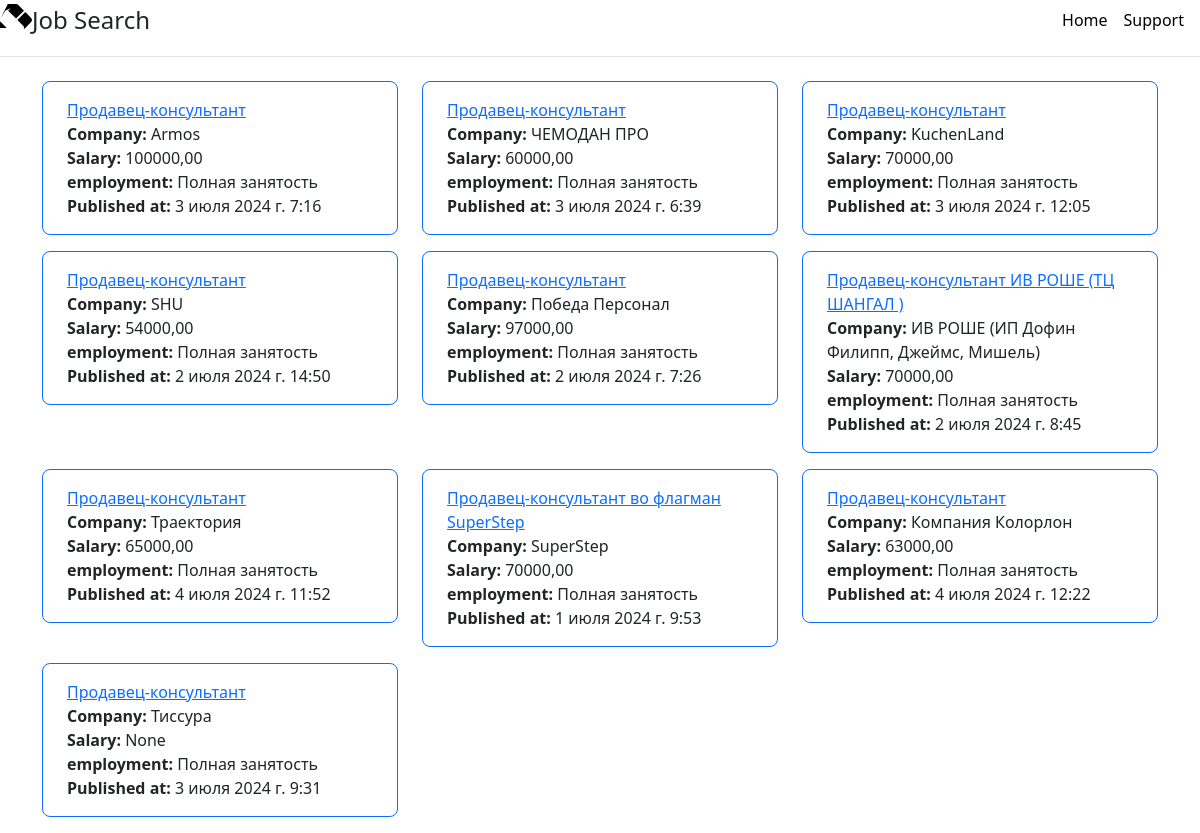
/vacancies/, run on an earlier commit of the app's database.
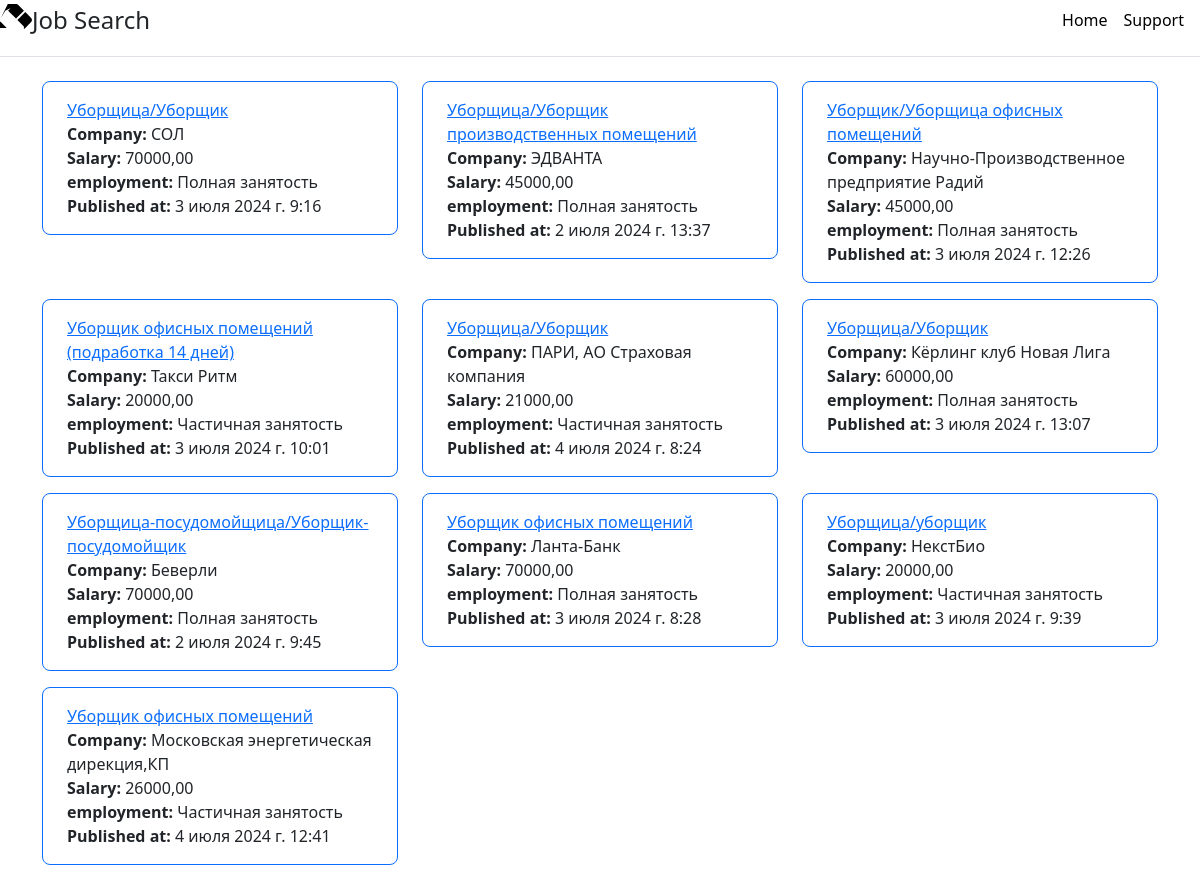
And on a later commit of the database.
### hhapp/models.py (models this page shows, shortened)
class Vacancy(models.Model):
    hh_id = models.CharField(max_length=100, unique=True)  # ID вакансии на hh.ru
    name = models.CharField(max_length=255)  # Название вакансии
    company = models.CharField(max_length=255)  # Название компании
    salary = models.DecimalField(max_digits=10, decimal_places=2, default=1.00 ,null=True) #зп
    area =  models.IntegerField(default=1,null=True) #индекс региона
    employment = models.CharField(max_length=255,null=True) #трудозанятость
    url = models.URLField()  # URL вакансии
    published_at = models.DateTimeField()  # Дата публикации
    class Meta:
        verbose_name = "Vacancy"
        verbose_name_plural = "Vacancs"

### hhapp/views.py (the view)
# urls.py: path('vacancies/', views.vacancy_list, name='vacancy_list'),
def vacancy_list(request):
    keyword = request.GET.get('keyword', '')
    area = request.GET.get('area', 1)  # Получаем ключевое слово из GET-параметра
    if keyword:
        fetch_and_save_vacancies(keyword=keyword,
                                 area=area)  # Получаем и сохраняем вакансии, если ключевое слово задано
    vacancies = Vacancy.objects.order_by('-id')[:10]
    return render(request, 'hhapp/vacancy_list.html', { 'vacancies' : vacancies,})

### hhapp/templates/hhapp/vacancy_list.html (shortened to what this page needs)
<!DOCTYPE html>
<html lang="en">
<head>
    <link rel="stylesheet" href="https://cdn.jsdelivr.net/npm/bootstrap@5.3.2/dist/css/bootstrap.min.css">
</head>
<body>
    <header>
        <div class="d-flex flex-column flex-md-row align-items-center pb-3 mb-4 border-bottom">
            <a href="/" class="d-flex align-items-center link-body-emphasis text-decoration-none">
            </a>
            <span class="d-flex fs-4 display: flex justify-content: centerr"> Job Search</span>
            <nav class="d-inline-flex mt-2 mt-md-0 ms-md-auto">
                <a class="me-3 py-2 link-body-emphasis text-decoration-none" href="/">Home</a>
                <a class="me-3 py-2 link-body-emphasis text-decoration-none" href="">Support</a>
            </nav>
        </div>
    </header>
    <div class="container">
        <div class="row">
            {% for vacancy in vacancies %}
                <div class="col-md-4 mb-3">
                    <div class="list-group-item rounded-3 py-3 border border-primary px-4">
                        <a href="{{ vacancy.url }}" target="_blank">{{ vacancy.name }}</a><br>
                        <strong>Company:</strong> {{ vacancy.company }}<br>
                        <strong>Salary:</strong> {{ vacancy.salary }} <br>
                        <strong>employment:</strong> {{ vacancy.employment }}<br>
                        <strong>Published at:</strong> {{ vacancy.published_at }}<br>
                    </div>
                </div>
            {% endfor %}
        </div>
    </div>
</body>
</html>

What changed in the data, as far as the page shows it:
removed Vacancy: name "Продавец-консультант", company "Armos", salary "100000,00", employment "Полная занятость", published_at "3 июля 2024 г. 7:16"
removed Vacancy: name "Продавец-консультант", company "ЧЕМОДАН ПРО", salary "60000,00", employment "Полная занятость", published_at "3 июля 2024 г. 6:39"
removed Vacancy: name "Продавец-консультант", company "KuchenLand", salary "70000,00", employment "Полная занятость", published_at "3 июля 2024 г. 12:05"
removed Vacancy: name "Продавец-консультант", company "SHU", salary "54000,00", employment "Полная занятость", published_at "2 июля 2024 г. 14:50"
removed Vacancy: name "Продавец-консультант", company "Победа Персонал", salary "97000,00", employment "Полная занятость", published_at "2 июля 2024 г. 7:26"
removed Vacancy: name "Продавец-консультант ИВ РОШЕ (ТЦ ШАНГАЛ )", company "ИВ РОШЕ (ИП Дофин Филипп, Джеймс, Мишель)", salary "70000,00", employment "Полная занятость", published_at "2 июля 2024 г. 8:45"
removed Vacancy: name "Продавец-консультант", company "Траектория", salary "65000,00", employment "Полная занятость", published_at "4 июля 2024 г. 11:52"
removed Vacancy: name "Продавец-консультант во флагман SuperStep", company "SuperStep", salary "70000,00", employment "Полная занятость", published_at "1 июля 2024 г. 9:53"
removed Vacancy: name "Продавец-консультант", company "Компания Колорлон", salary "63000,00", employment "Полная занятость", published_at "4 июля 2024 г. 12:22"
removed Vacancy: name "Продавец-консультант", company "Тиссура", salary "None", employment "Полная занятость", published_at "3 июля 2024 г. 9:31"
added Vacancy: name "Уборщица/Уборщик", company "СОЛ", salary "70000,00", employment "Полная занятость", published_at "3 июля 2024 г. 9:16"
added Vacancy: name "Уборщица/Уборщик производственных помещений", company "ЭДВАНТА", salary "45000,00", employment "Полная занятость", published_at "2 июля 2024 г. 13:37"
added Vacancy: name "Уборщик/Уборщица офисных помещений", company "Научно-Производственное предприятие Радий", salary "45000,00", employment "Полная занятость", published_at "3 июля 2024 г. 12:26"
added Vacancy: name "Уборщик офисных помещений (подработка 14 дней)", company "Такси Ритм", salary "20000,00", employment "Частичная занятость", published_at "3 июля 2024 г. 10:01"
added Vacancy: name "Уборщица/Уборщик", company "ПАРИ, АО Страховая компания", salary "21000,00", employment "Частичная занятость", published_at "4 июля 2024 г. 8:24"
added Vacancy: name "Уборщица/Уборщик", company "Кёрлинг клуб Новая Лига", salary "60000,00", employment "Полная занятость", published_at "3 июля 2024 г. 13:07"
added Vacancy: name "Уборщица-посудомойщица/Уборщик-посудомойщик", company "Беверли", salary "70000,00", employment "Полная занятость", published_at "2 июля 2024 г. 9:45"
added Vacancy: name "Уборщик офисных помещений", company "Ланта-Банк", salary "70000,00", employment "Полная занятость", published_at "3 июля 2024 г. 8:28"
added Vacancy: name "Уборщица/уборщик", company "НекстБио", salary "20000,00", employment "Частичная занятость", published_at "3 июля 2024 г. 9:39"
added Vacancy: name "Уборщик офисных помещений", company "Московская энергетическая дирекция,КП", salary "26000,00", employment "Частичная занятость", published_at "4 июля 2024 г. 12:41"
